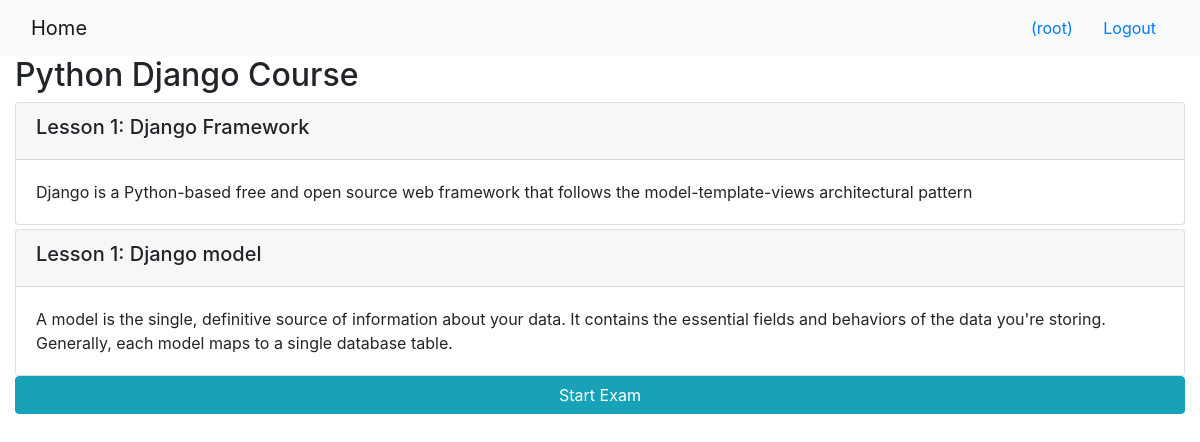
The app's page /onlinecourse/2/ (signed in) with its own data.
### onlinecourse/models.py (models this page shows, shortened)
class Course(models.Model):
    name = models.CharField(null=False, max_length=30, default='online course')
    image = models.ImageField(upload_to='course_images/')
    description = models.CharField(max_length=1000)
    pub_date = models.DateField(null=True)
    instructors = models.ManyToManyField(Instructor)
    users = models.ManyToManyField(settings.AUTH_USER_MODEL, through='Enrollment')
    total_enrollment = models.IntegerField(default=0)
    is_enrolled = False

class Lesson(models.Model):
    title = models.CharField(max_length=200, default="title")
    order = models.IntegerField(default=0)
    course = models.ForeignKey(Course, on_delete=models.CASCADE)
    content = models.TextField()

### onlinecourse/views.py (the view)
# urls.py: path('<int:pk>/', views.CourseDetailView.as_view(), name='course_details'),
class CourseDetailView(generic.DetailView):
    model = Course
    template_name = 'onlinecourse/course_detail_bootstrap.html'

### onlinecourse/templates/onlinecourse/course_detail_bootstrap.html (shortened to what this page needs)
<!DOCTYPE html>
<html lang="en">
<head>
     {% load static %}
    <link rel="stylesheet" href="https://maxcdn.bootstrapcdn.com/bootstrap/4.5.2/css/bootstrap.min.css">
</head>
<body>
    <nav class="navbar navbar-light bg-light">
        <div class="container-fluid">
            <div class="navbar-header">
                  <a class="navbar-brand" href="{% url 'onlinecourse:index' %}">Home</a>
            </div>
            <ul class="nav navbar-nav navbar-right">
                {% if user.is_authenticated %}
                <li>
                    <a class="btn btn-link" href="#">{{ user.first_name }}({{ user.username }})</a>
                    <a class="btn btn-link" href="{% url 'onlinecourse:logout' %}">Logout</a>
                </li>
                {% endif %}
            </ul>
        </div>
    </nav>
    <div class="container-fluid">
            <h2>{{ course.name }}</h2>
            <div class="card-columns-vertical">
                {% for lesson in course.lesson_set.all %}
                    <div class="card mt-1">
                        <div class="card-header"><h5>Lesson {{lesson.order|add:1}}: {{lesson.title}}</h5></div>
                        <div class="card-body">{{lesson.content}}</div>
                    </div>
                {% endfor %}
            </div>
            {% if user.is_authenticated %}
            <button type="button" class="btn btn-info btn-block" data-toggle="collapse" data-target="#exam">Start Exam</button>
            {% endif %}
    </div>
</body>
</html>

### records on screen
Course: name "Python Django Course"
Lesson: order|add "1", title "Django Framework", content "Django is a Python-based free and open source web framework that follows the model-template-views architectural pattern"
Lesson: order|add "1", title "Django model", content "A model is the single, definitive source of information about your data. It contains the essential fields and behaviors of the data you're storing. Generally, each model maps to a single database table."

### other values on screen
{{ user.username }} "root"
